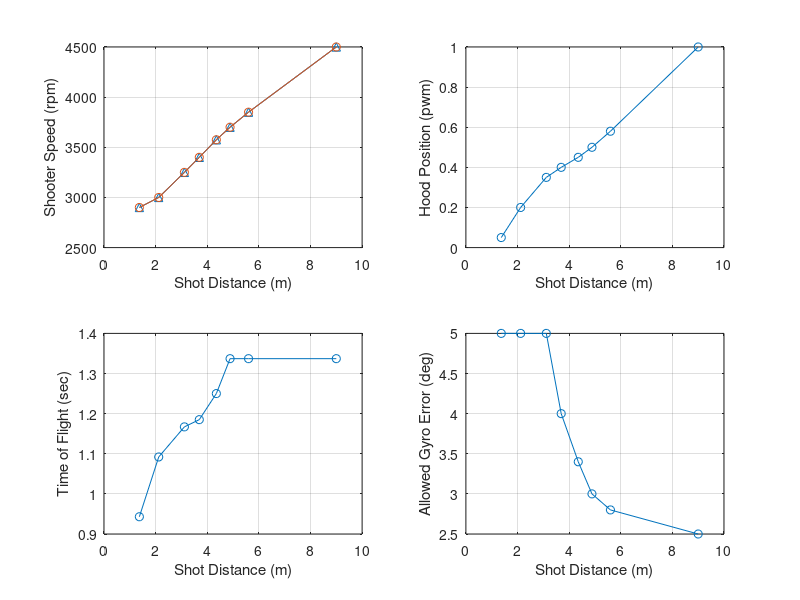

Here is the MATLAB script that generated this plot:
%% Output Overrides
TEST_Output_Override_Flag = 0;
TEST_Transfer_Motor_DC_OV = 0;
TEST_Feeder_Motor_DC_OV = 0;
TEST_Shooter_Motor_DC_Left_OV = 0;
TEST_Shooter_Motor_DC_Center_OV = 0;
TEST_Shooter_Motor_DC_Right_OV = 0;
TEST_Desired_Hood_Enable_OV = 0;
TEST_Desired_Hood_Pos_OV = 0.05;
TEST_Intake_Arm_Motor_DC_OV = 0;
TEST_Intake_Roller_Motor_DC_OV = 0;

%% Field Element Position Data
Field_BlueAllianceZoneX = 182.11*0.0254;            % Meters
Field_RedAllianceZoneX  = (651.22-182.11)*0.0254;    % Meters
Field_Blue_Hub_X        = 182.11*0.0254;             % Meters
Field_Hub_Y             = 158.84*0.0254;             % Meters
Field_Red_Hub_X         = (651.22-182.11)*0.0254;    % Meters
Field_Pass_Y_Top        = (317.69-(49.84/2))*0.0254;
Field_Pass_Y_Bottom     = (49.84/2)*0.0254;
Field_Blue_Pass_X       = (156.61/2)*0.0254;
Field_Red_Pass_X        = (651.22-((156.61/2)))*0.0254;

%% Shooting Control Data
% Targets
Rebuilt_Transfer_Minimum_Factor = 0.8;
Rebuilt_Target_Transfer_Speed = 4000;   % rpm
Rebuilt_Negative_Feeder_Speed = -1000;
Rebuilt_Target_Feeder_Speed = Rebuilt_Target_Transfer_Speed*0.84;  % rpm
% (the 0.84 factor sets feeder belt linear speed to match transfer wheel surface linear speed)
% Assumes 4 inch diameter transfer wheels and 24 tooth pulleys driving the belts

Rebuilt_Shot_Init_Time = 0.4; % Seconds

% Condition Checks
Rebuilt_Shoot_Robot_Velocity_Max = 1.7;   % meter/second
Rebuilt_Shoot_Motor_Max_Error = 100;    % rpm
Rebuilt_Shoot_Hood_Pos_Max_Error = 0.03;    % pwm position

% Iteration error target threshold
Rebuilt_Shoot_Target_Error_Thresh = 0.1;    % Meters

Rebuilt_Des_Gyro_Shoot_Offset = -1;  % Degrees

% Distance (m)
Rebuilt_Shoot_Dist_0 = 1.370;
Rebuilt_Shoot_Dist_1 = 2.120;
Rebuilt_Shoot_Dist_2 = 3.115;
Rebuilt_Shoot_Dist_3 = 3.692;
Rebuilt_Shoot_Dist_4 = 4.353;
Rebuilt_Shoot_Dist_5 = 4.884;
Rebuilt_Shoot_Dist_6 = 5.6;
Rebuilt_Shoot_Dist_7 = 9; %6.5;

% Desired_Shooter_Motor_Speed Init (rpm)
Rebuilt_Shoot_Shooter_Spd_I_0 = 2900;
Rebuilt_Shoot_Shooter_Spd_I_1 = 3000;
Rebuilt_Shoot_Shooter_Spd_I_2 = 3250;
Rebuilt_Shoot_Shooter_Spd_I_3 = 3400;
Rebuilt_Shoot_Shooter_Spd_I_4 = 3575;
Rebuilt_Shoot_Shooter_Spd_I_5 = 3700;
Rebuilt_Shoot_Shooter_Spd_I_6 = 3850;
Rebuilt_Shoot_Shooter_Spd_I_7 = 4500;

% Desired_Shooter_Motor_Speed (rpm)
Rebuilt_Shoot_Shooter_Spd_0 = 2900;
Rebuilt_Shoot_Shooter_Spd_1 = 3000;
Rebuilt_Shoot_Shooter_Spd_2 = 3250;
Rebuilt_Shoot_Shooter_Spd_3 = 3400;
Rebuilt_Shoot_Shooter_Spd_4 = 3575;
Rebuilt_Shoot_Shooter_Spd_5 = 3700;
Rebuilt_Shoot_Shooter_Spd_6 = 3850;
Rebuilt_Shoot_Shooter_Spd_7 = 4500;

% Desired Hood Position (pwm)
Rebuilt_Shoot_Hood_Pos_0 = 0.05;
Rebuilt_Shoot_Hood_Pos_1 = 0.20;
Rebuilt_Shoot_Hood_Pos_2 = 0.35;
Rebuilt_Shoot_Hood_Pos_3 = 0.4;
Rebuilt_Shoot_Hood_Pos_4 = 0.45;
Rebuilt_Shoot_Hood_Pos_5 = 0.5;
Rebuilt_Shoot_Hood_Pos_6 = 0.58;
Rebuilt_Shoot_Hood_Pos_7 = 1;

% Time of Flight (sec)
Rebuilt_Shoot_TOF_0 = 0.943;
Rebuilt_Shoot_TOF_1 = 1.092;
Rebuilt_Shoot_TOF_2 = 1.167;
Rebuilt_Shoot_TOF_3 = 1.185;
Rebuilt_Shoot_TOF_4 = 1.250;
Rebuilt_Shoot_TOF_5 = 1.337;
Rebuilt_Shoot_TOF_6 = 1.337;
Rebuilt_Shoot_TOF_7 = 1.337;

% Allowed Gyro Error (degrees ... convert to radians in model)
Rebuilt_Shoot_Gyro_Err_0 = 5;
Rebuilt_Shoot_Gyro_Err_1 = 5;
Rebuilt_Shoot_Gyro_Err_2 = 5;
Rebuilt_Shoot_Gyro_Err_3 = 4;
Rebuilt_Shoot_Gyro_Err_4 = 3.4;
Rebuilt_Shoot_Gyro_Err_5 = 3;
Rebuilt_Shoot_Gyro_Err_6 = 2.8;
Rebuilt_Shoot_Gyro_Err_7 = 2.5;

% PLOT TABLES
    plot_dist     = [Rebuilt_Shoot_Dist_0 Rebuilt_Shoot_Dist_1 Rebuilt_Shoot_Dist_2 Rebuilt_Shoot_Dist_3 Rebuilt_Shoot_Dist_4 Rebuilt_Shoot_Dist_5 Rebuilt_Shoot_Dist_6 Rebuilt_Shoot_Dist_7];
    plot_shooter_i= [Rebuilt_Shoot_Shooter_Spd_I_0 Rebuilt_Shoot_Shooter_Spd_I_1 Rebuilt_Shoot_Shooter_Spd_I_2 Rebuilt_Shoot_Shooter_Spd_I_3 Rebuilt_Shoot_Shooter_Spd_I_4 Rebuilt_Shoot_Shooter_Spd_I_5 Rebuilt_Shoot_Shooter_Spd_I_6 Rebuilt_Shoot_Shooter_Spd_I_7];
    plot_shooter  = [Rebuilt_Shoot_Shooter_Spd_0 Rebuilt_Shoot_Shooter_Spd_1 Rebuilt_Shoot_Shooter_Spd_2 Rebuilt_Shoot_Shooter_Spd_3 Rebuilt_Shoot_Shooter_Spd_4 Rebuilt_Shoot_Shooter_Spd_5 Rebuilt_Shoot_Shooter_Spd_6 Rebuilt_Shoot_Shooter_Spd_7];
    plot_hood     = [Rebuilt_Shoot_Hood_Pos_0 Rebuilt_Shoot_Hood_Pos_1 Rebuilt_Shoot_Hood_Pos_2 Rebuilt_Shoot_Hood_Pos_3 Rebuilt_Shoot_Hood_Pos_4 Rebuilt_Shoot_Hood_Pos_5 Rebuilt_Shoot_Hood_Pos_6 Rebuilt_Shoot_Hood_Pos_7];
    plot_tof      = [Rebuilt_Shoot_TOF_0 Rebuilt_Shoot_TOF_1 Rebuilt_Shoot_TOF_2 Rebuilt_Shoot_TOF_3 Rebuilt_Shoot_TOF_4 Rebuilt_Shoot_TOF_5 Rebuilt_Shoot_TOF_6 Rebuilt_Shoot_TOF_7];
    plot_gyro_err = [Rebuilt_Shoot_Gyro_Err_0 Rebuilt_Shoot_Gyro_Err_1 Rebuilt_Shoot_Gyro_Err_2 Rebuilt_Shoot_Gyro_Err_3 Rebuilt_Shoot_Gyro_Err_4 Rebuilt_Shoot_Gyro_Err_5 Rebuilt_Shoot_Gyro_Err_6 Rebuilt_Shoot_Gyro_Err_7];
    
    figure(1)
    subplot(2,2,1)
    plot(plot_dist,plot_shooter_i,'-^')
    hold on
    plot(plot_dist,plot_shooter,'-o')
    xlabel('Shot Distance (m)')
    ylabel('Shooter Speed (rpm)')
    grid on
    
    subplot(2,2,2)
    plot(plot_dist,plot_hood,'-o')
    xlabel('Shot Distance (m)')
    ylabel('Hood Position (pwm)')
    grid on
    
    subplot(2,2,3)
    plot(plot_dist,plot_tof,'-o')
    xlabel('Shot Distance (m)')
    ylabel('Time of Flight (sec)')
    grid on
    
    subplot(2,2,4)
    plot(plot_dist,plot_gyro_err,'-o')
    xlabel('Shot Distance (m)')
    ylabel('Allowed Gyro Error (deg)')
    grid on
    
    % need to clear from workspace so not included in code generation
    clear plot_dist plot_shooter plot_hood plot_tof plot_gyro_err

% Control Parameters to Calculate Duty Cycle
Rebuilt_Feeder_Motor_Gain_FF = 1/7854;

Rebuilt_Transfer_Motor_Gain_FF = 1/7854;
Rebuilt_Transfer_Motor_Gain_P = 0.0001;
Rebuilt_Transfer_Motor_Gain_I = 0.001*0.02;
Rebuilt_Transfer_Error_Integral_Enable = 300;

Rebuilt_Shooter_Motor_Gain_FF = 1/6048;
Rebuilt_Shooter_Motor_Gain_P = 0.0005;
Rebuilt_Shooter_Motor_Gain_I = 0.001*0.02;
Rebuilt_Shooter_Error_Integral_Enable = 300;

% Hood Position Servo Properties
Rebuilt_Hood_Servo_Pos_Min = 0.05;
Rebuilt_Hood_Servo_Pos_Max = 1;
Rebuilt_Hood_Servo_Rate_Limit_Inc = 32/50*0.02;   % no load 32 mm/sec, total stroke 50 mm
Rebuilt_Hood_Servo_Rate_Limit_Dec = -Rebuilt_Hood_Servo_Rate_Limit_Inc;

%% Intake
Rebuilt_Intake_Des_Angle_In = 0;
Rebuilt_Intake_Des_Angle_Out = 90;
Rebuilt_Intake_Cycle_Angle_In = 20;
Rebuilt_Intake_Cycle_Angle_Out = 70;

Rebuilt_Intake_RL_Inc = 90/1*0.02;
Rebuilt_Intake_RL_Dec = -90/1*0.02;

Rebuilt_Intake_Arm_Gain_P = 0;
Rebuilt_Intake_Arm_Gain_I = 0;
Rebuilt_Intake_Arm_Gain_D = 0;
Rebuilt_Intake_Arm_Integral_Enable = 0;

Rebuilt_Roller_Desired_Speed = 0;
Rebuilt_Roller_Motor_Gain_FF = 0;
Rebuilt_Roller_Motor_Gain_P = 0;
Rebuilt_Roller_Motor_Gain_I = 0;
Rebuilt_Roller_Error_Integral_Enable = 0;
